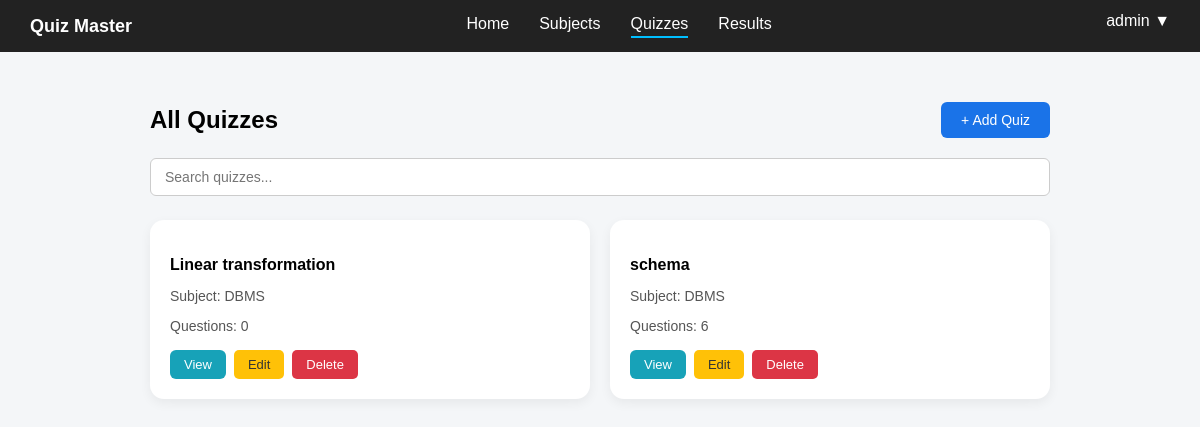
Screenshot of /admin/quizzes (signed in) with the database file from the repository.
### controller/models.py (models this page shows)
class Quiz(db.Model):
    __tablename__ = "quizzes"
    id = db.Column(db.Integer, primary_key=True)
    title = db.Column(db.String(200), nullable=False)
    created_at = db.Column(db.DateTime, default=datetime.utcnow)
    subject_id = db.Column(db.Integer, db.ForeignKey("subjects.id"), nullable=False)
    questions = db.relationship("Question", backref="quiz", lazy=True)
    attempts = db.relationship("Attempt", backref="quiz", lazy=True)

class Subject(db.Model):
    __tablename__ = "subjects"
    id = db.Column(db.Integer, primary_key=True)
    name = db.Column(db.String(100), nullable=False)
    description = db.Column(db.Text)
    quizzes = db.relationship("Quiz", backref="subject", lazy=True)

### app.py (the view)
@app.route("/admin/quizzes")
def admin_quizzes():
    if not admin_access():
        return redirect(url_for("landing"))
    quizzes = Quiz.query.order_by(Quiz.created_at.desc()).all()
    quiz_data = []
    for q in quizzes:
        quiz_data.append({
            "id": q.id,
            "title": q.title,
            "subject": q.subject.name,
            "question_count": len(q.questions),
            "created": q.created_at.strftime("%Y-%m-%d")
        })
    return render_template("admin_quizzes.html", quizzes=quiz_data)

### app.py (called while the page is built)
def admin_access():
    if "user_id" not in session:
        flash("Please login first")
        return False
    if session.get("role") != "admin":
        flash("You are not authorized to access this page")
        return False
    return True

### templates/admin_quizzes.html (shortened to what this page needs)
{% extends "base.html" %}
{% block content %}
<div class="header">
    <h1>All Quizzes</h1>
    <button class="btn-add" onclick="location.href='{{ url_for('new_quiz') }}'">
        + Add Quiz
    </button>
</div>
<input type="text" class="search-bar" placeholder="Search quizzes...">
<div class="quiz-grid">
    {% if quizzes %}
    {% for q in quizzes %}
    <div class="quiz-card">
        <h3>{{ q.title }}</h3>
        <p>Subject: {{ q.subject }}</p>
        <p>Questions: {{ q.question_count }}</p>
        <div class="card-actions">
            <button onclick="location.href='{{ url_for('view_quiz', id=q.id) }}'" class="btn btn-view">
                View
            </button>
            <button class="btn btn-edit" onclick="location.href='{{ url_for('edit_quiz', id=q.id) }}'">
                Edit
            </button>
            <form method="POST" action="{{ url_for('delete_quiz', id=q.id) }}" style="display:inline;"
                onsubmit="return confirm('Delete this quiz?');">
                <button class="btn btn-delete">Delete</button>
            </form>
        </div>
    </div>
    {% endfor %}
    {% else %}
    <p>No quizzes found</p>
    {% endif %}
</div>
{% endblock %}

### static/css/base.css (style rules this page uses)
body { font-family: Arial, sans-serif; background: #f4f6f8; margin: 0; }
.header { display: flex; justify-content: space-between; align-items: center; margin-bottom: 20px; }
.header h1 { margin: 0; font-size: 24px; }
.btn { padding: 8px 14px; border: none; border-radius: 6px; cursor: pointer; font-size: 14px; }
.btn-add { background: #1a73e8; color: white; border: none; padding: 10px 20px; border-radius: 6px; font-size: 14px; cursor: pointer; }
.search-bar { width: 100%; padding: 10px 14px; border: 1px solid #ccc; border-radius: 6px; font-size: 14px; margin-bottom: 24px; outline: none; box-sizing: border-box; }
.quiz-grid { display: grid; grid-template-columns: repeat(2, 1fr); gap: 20px; }
.quiz-card { background: white; padding: 20px; border-radius: 14px; box-shadow: 0 4px 12px rgba(0, 0, 0, 0.06); transition: 0.2s; }
.quiz-card h3 { font-size: 16px; margin-bottom: 6px; }
.quiz-card p { color: #555; font-size: 14px; margin-bottom: 4px; }
.card-actions { display: flex; gap: 8px; margin-top: 16px; }
.btn-edit { background: #ffc107; color: #333; padding: 7px 14px; border: none; border-radius: 5px; cursor: pointer; font-size: 13px; }
.btn-delete { background: #dc3545; color: white; padding: 7px 14px; border: none; border-radius: 5px; cursor: pointer; font-size: 13px; }
.btn-view { background: #17a2b8; color: white; padding: 7px 14px; border: none; border-radius: 5px; cursor: pointer; font-size: 13px; }
body { padding-bottom: 80px; }
.btn-view { background: #17a2b8; color: white; border: none; padding: 6px 14px; border-radius: 6px; cursor: pointer; }

### rows the page displays
Quiz: title "Linear transformation"
Subject: subject "DBMS" "DBMS"
Quiz: title "schema"

### other values shown
{{ session.get('username', 'User') }} "admin"
{{ q.question_count }} "0" "6"
